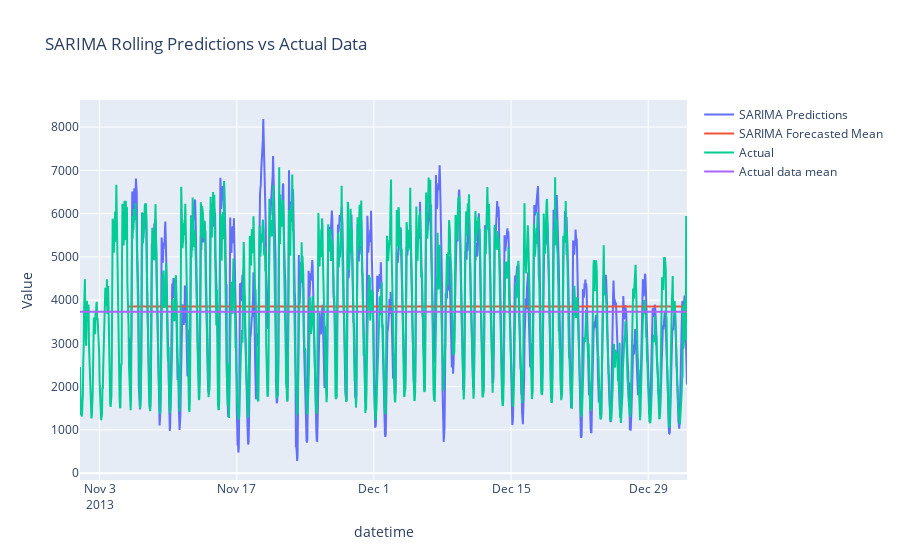

Source (notebook cell):
### Code cell
forecaster_sum.plot_predictions(model_to_plot='sarima')

### Figure 1 — Plotly figure (JSON) as saved in the notebook; plotly's stock layout.template omitted (floating-point values rounded to 4 significant figures; data arrays with more than 128 entries replaced by an {"elided": "..."} marker saying what was removed)
{"data": [{"mode": "lines", "name": "SARIMA Predictions", "type": "scatter", "x": {"elided": "1368 str values"}, "y": {"elided": "1368 float values"}}, {"mode": "lines", "name": "SARIMA Forecasted Mean", "type": "scatter", "x": {"elided": "1368 str values"}, "y": {"elided": "1368 float values"}}, {"mode": "lines", "name": "Actual", "type": "scatter", "x": {"elided": "1488 str values"}, "y": {"elided": "1488 float values"}}, {"mode": "lines", "name": "Actual data mean", "type": "scatter", "x": {"elided": "1488 str values"}, "y": {"elided": "1488 float values"}}], "layout": {"hovermode": "x unified", "title": {"text": "SARIMA Rolling Predictions vs Actual Data"}, "xaxis": {"title": {"text": "datetime"}}, "yaxis": {"title": {"text": "Value"}}}}
